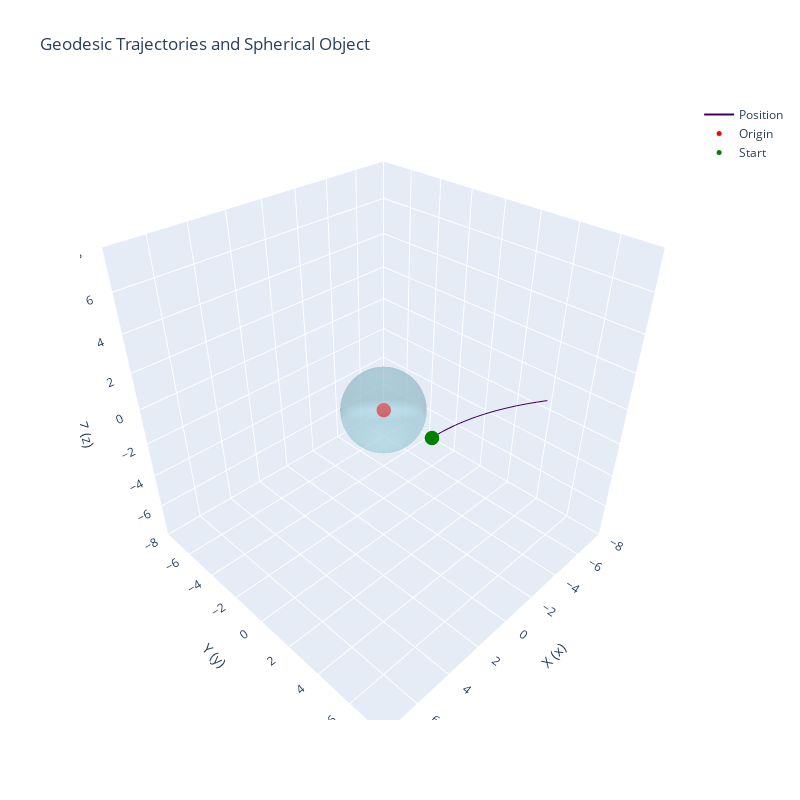

Write notebook code for a chart like this one.
### Code cell
import plotly.graph_objects as go
import numpy as np
from matplotlib import cm
from matplotlib.colors import Normalize

# Assume `trimmed_geods`, `angles` and `rs` (radius of the sphere) are defined
rs = 2*G_val*M_val/c_val**2
print(rs)

# More refined grid for smoother sphere
phi = np.linspace(0, np.pi, 100)
theta = np.linspace(0, 2 * np.pi, 100)
phi, theta = np.meshgrid(phi, theta)
x = rs * np.sin(phi) * np.cos(theta)
y = rs * np.sin(phi) * np.sin(theta)
z = rs * np.cos(phi)

# Define the figure
fig = go.Figure()

# Normalize and prepare colors for geodesics
norm = Normalize(vmin=np.min(angles), vmax=np.max(angles))
colors = cm.viridis(norm(angles))
hex_colors = [f'rgb({int(c[0]*255)}, {int(c[1]*255)}, {int(c[2]*255)})' for c in colors]

# Plotting each geodesic with its corresponding color
for geod, color in zip(geods, hex_colors):
    lambdas = list(geod.keys())
    positions = [geod[key][0] for key in lambdas]
    ts, xs, ys, zs = zip(*positions)

    # Convert all NumPy floats to Python floats
    xs = [float(x) for x in xs]
    ys = [float(y) for y in ys]
    zs = [float(z) for z in zs]

    # Position plot
    fig.add_trace(go.Scatter3d(x=xs, y=ys, z=zs, mode='lines', line=dict(color=color), name='Position'))

# Create a surface trace for the sphere with a refined grid
fig.add_trace(go.Surface(x=x, y=y, z=z, showscale=False, opacity=0.5, colorscale=[[0, 'lightblue'], [1, 'lightblue']]))
fig.add_trace(go.Scatter3d(
    x=[0], y=[0], z=[0],
    mode='markers',
    marker=dict(size=5, color='red'),  # Adjust size and color as needed
    name='Origin'
))
fig.add_trace(go.Scatter3d(
    x=[xs[0]], y=[ys[0]], z=[zs[0]],
    mode='markers',
    marker=dict(size=5, color='green'),  # Adjust size and color as needed
    name='Start'
))
c=max(abs((min(min(xs, ys, zs)))), max(max(xs, ys, zs)), rs)
c+=2
fig.update_layout(
    width=800,
    height=800,
    scene=dict(
        xaxis_title='X (x)',
        yaxis_title='Y (y)',
        zaxis_title='Z (z)',
        aspectmode='cube',  # Ensure equal scaling
        
        xaxis=dict(range=[-c, c]), # Set axis limits to match sphere radius
        yaxis=dict(range=[-c, c]),
        zaxis=dict(range=[-c, c])
    ),
    title='Geodesic Trajectories and Spherical Object'
)

fig.show()

### Figure 1 — Plotly figure (JSON) as saved in the notebook; plotly's stock layout.template omitted (floating-point values rounded to 4 significant figures; data arrays with more than 128 entries replaced by an {"elided": "..."} marker saying what was removed)
{"data": [{"line": {"color": "rgb(68, 1, 84)"}, "mode": "lines", "name": "Position", "type": "scatter3d", "x": [0, -0.2, -0.4, -0.6, -0.8, -1, -1.2, -1.4, -1.6, -1.8, -2.0, -2.2, -2.4, -2.6, -2.8, -3.0, -3.2, -3.4, -3.6, -3.8, -4.0, -4.2, -4.4, -4.6, -4.8, -5.0, -5.2, -5.4, -5.6, -5.8, -6.0], "y": [3, 3.004, 3.012, 3.025, 3.041, 3.062, 3.087, 3.115, 3.148, 3.186, 3.227, 3.272, 3.322, 3.375, 3.433, 3.495, 3.561, 3.631, 3.705, 3.784, 3.866, 3.953, 4.043, 4.138, 4.237, 4.34, 4.448, 4.559, 4.674, 4.794, 4.918], "z": [0, 0, 0, 0, 0, 0, 0, 0, 0, 0, 0, 0, 0, 0, 0, 0, 0, 0, 0, 0, 0, 0, 0, 0, 0, 0, 0, 0, 0, 0, 0]}, {"colorscale": [[0, "lightblue"], [1, "lightblue"]], "opacity": 0.5, "showscale": false, "type": "surface", "x": {"elided": "100x100 float values"}, "y": {"elided": "100x100 float values"}, "z": {"elided": "100x100 float values"}}, {"marker": {"color": "red", "size": 5}, "mode": "markers", "name": "Origin", "type": "scatter3d", "x": [0], "y": [0], "z": [0]}, {"marker": {"color": "green", "size": 5}, "mode": "markers", "name": "Start", "type": "scatter3d", "x": [0], "y": [3], "z": [0]}], "layout": {"height": 800, "scene": {"aspectmode": "cube", "xaxis": {"range": [-8.0, 8.0], "title": {"text": "X (x)"}}, "yaxis": {"range": [-8.0, 8.0], "title": {"text": "Y (y)"}}, "zaxis": {"range": [-8.0, 8.0], "title": {"text": "Z (z)"}}}, "title": {"text": "Geodesic Trajectories and Spherical Object"}, "width": 800}}
